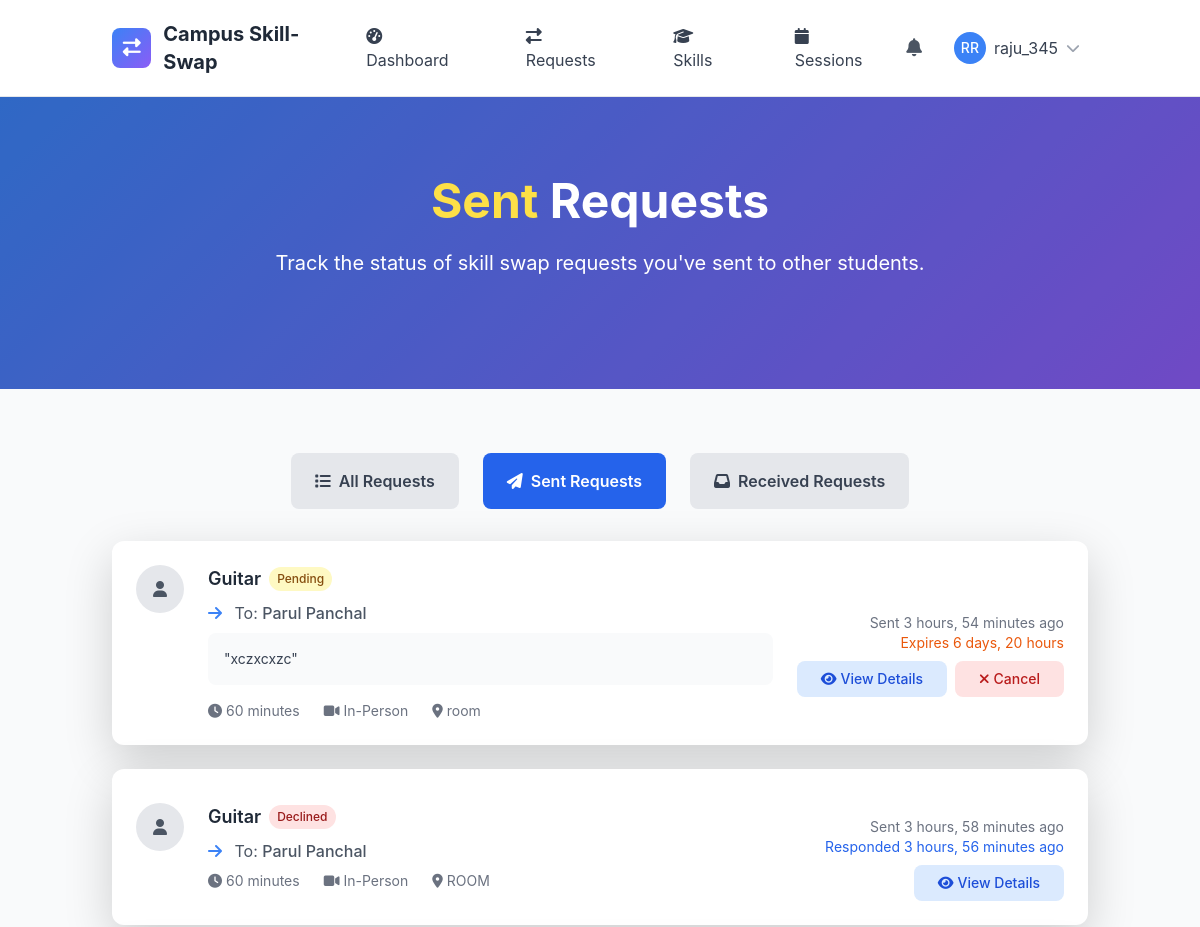
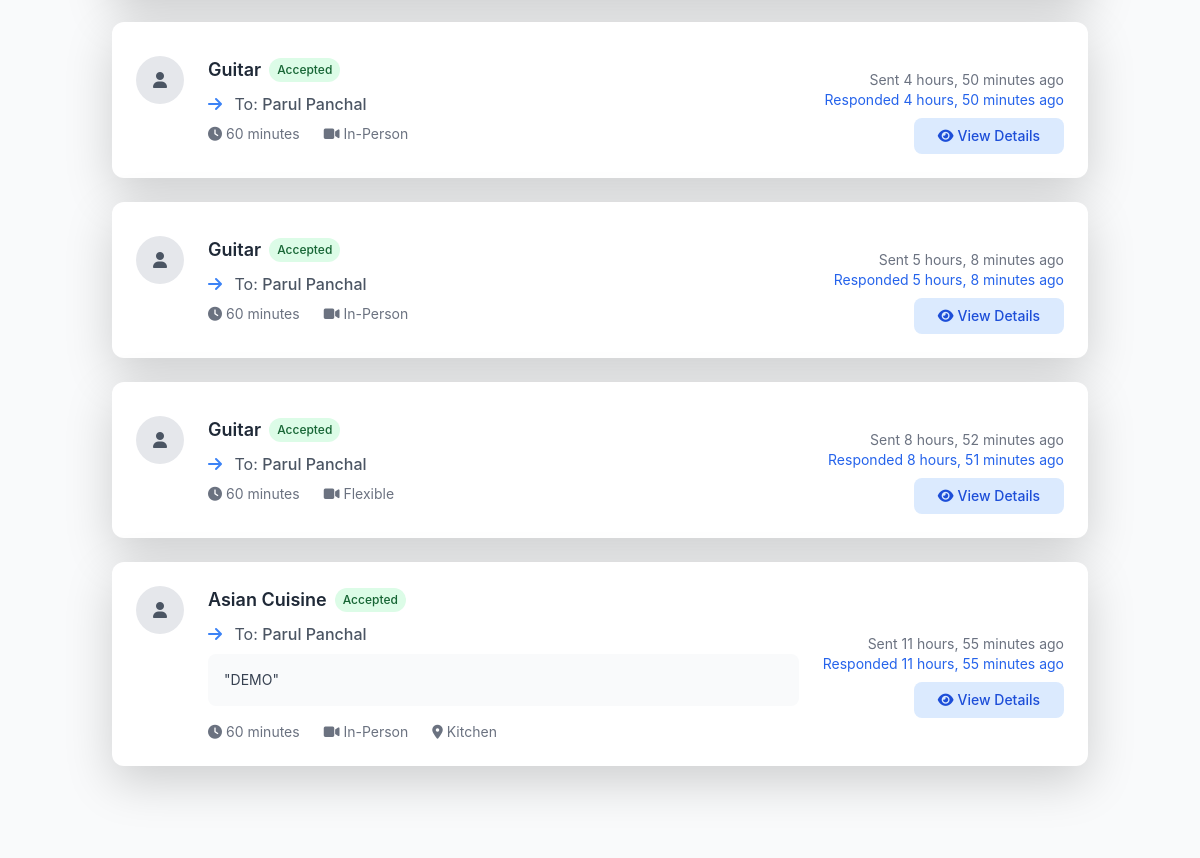
/sessions/requests/sent/ (signed in), run on the app's committed database (2 pictures, top to bottom).
### skill_sessions/models.py (models this page shows, shortened)
class SkillSwapRequest(models.Model):
    STATUS_CHOICES = [
        ('pending', 'Pending'),
        ('accepted', 'Accepted'),
        ('declined', 'Declined'),
        ('cancelled', 'Cancelled'),
        ('expired', 'Expired'),
    ]
    requester = models.ForeignKey(User, on_delete=models.CASCADE, related_name='sent_requests')
    recipient = models.ForeignKey(User, on_delete=models.CASCADE, related_name='received_requests')
    offered_skill = models.ForeignKey(OfferedSkill, on_delete=models.CASCADE, related_name='swap_requests')
    desired_skill = models.ForeignKey(DesiredSkill, on_delete=models.CASCADE, related_name='swap_requests', null=True, blank=True)
    status = models.CharField(max_length=20, choices=STATUS_CHOICES, default='pending')
    message = models.TextField(blank=True, help_text="Personal message from the requester")
    proposed_duration = models.PositiveIntegerField(default=60, help_text="Proposed session duration in minutes")
    proposed_format = models.CharField(max_length=20, choices=[
        ('online', 'Online'),
        ('in_person', 'In-Person'),
        ('flexible', 'Flexible'),
    ], default='flexible')
    proposed_location = models.CharField(max_length=200, blank=True, help_text="For in-person sessions")
    created_at = models.DateTimeField(auto_now_add=True)
    updated_at = models.DateTimeField(auto_now=True)
    expires_at = models.DateTimeField()
    responded_at = models.DateTimeField(null=True, blank=True)
    response_message = models.TextField(blank=True)
    class Meta:
        ordering = ['-created_at']
        db_table = 'swaprequest'

### skills/models.py (models this page shows, shortened)
class OfferedSkill(models.Model):
    PROFICIENCY_LEVELS = [
        ('beginner', 'Beginner'),
        ('intermediate', 'Intermediate'),
        ('advanced', 'Advanced'),
        ('expert', 'Expert'),
    ]
    user = models.ForeignKey(User, on_delete=models.CASCADE, related_name='offered_skills')
    skill = models.ForeignKey(Skill, on_delete=models.CASCADE, related_name='offered_by_users')
    proficiency_level = models.CharField(max_length=20, choices=PROFICIENCY_LEVELS)
    description = models.TextField(blank=True, help_text="Describe your experience with this skill")
    years_of_experience = models.PositiveIntegerField(default=0)
    is_active = models.BooleanField(default=True)
    teaching_preference = models.CharField(max_length=20, choices=[
        ('online', 'Online Only'),
        ('in_person', 'In-Person Only'),
        ('both', 'Both Online and In-Person'),
    ], default='both')
    max_students_per_session = models.PositiveIntegerField(default=1)
    created_at = models.DateTimeField(auto_now_add=True)
    updated_at = models.DateTimeField(auto_now=True)
    total_sessions = models.PositiveIntegerField(default=0)
    average_rating = models.FloatField(default=0.0)
    class Meta:
        ordering = ['-created_at']
        unique_together = ['user', 'skill']
        db_table = 'offeredskill'

class Skill(models.Model):
    name = models.CharField(max_length=100)
    category = models.ForeignKey(SkillCategory, on_delete=models.CASCADE, related_name='skills')
    description = models.TextField(blank=True)
    is_popular = models.BooleanField(default=False)
    created_at = models.DateTimeField(auto_now_add=True)
    updated_at = models.DateTimeField(auto_now=True)
    class Meta:
        ordering = ['category__name', 'name']
        unique_together = ['name', 'category']

### skill_sessions/views.py (the view)
# urls.py: path('requests/sent/', views.SentRequestListView.as_view(), name='sent_requests'),
class SentRequestListView(LoginRequiredMixin, ListView):
    model = SkillSwapRequest
    template_name = 'skill_sessions/sent_requests.html'
    context_object_name = 'requests'
    def get_queryset(self):
        return SkillSwapRequest.objects.filter(
            requester=self.request.user
        ).select_related('recipient', 'offered_skill')

### templates/skill_sessions/sent_requests.html (shortened to what this page needs)
{% extends 'base.html' %}
{% load static %}
{% block content %}
<section class="gradient-bg relative overflow-hidden">
    <div class="absolute inset-0 bg-black opacity-20"></div>
    <div class="relative container mx-auto px-4 py-20">
        <div class="text-center text-white">
            <h1 class="text-4xl lg:text-5xl font-bold mb-6 leading-tight">
                <span class="text-yellow-300">Sent</span> Requests
            </h1>
            <p class="text-lg lg:text-xl mb-8 max-w-3xl mx-auto">
                Track the status of skill swap requests you've sent to other students.
            </p>
        </div>
    </div>
</section>
<section class="py-16 bg-gray-50">
    <div class="container mx-auto px-4">
        <div class="mb-8">
            <div class="flex flex-wrap gap-4 justify-center">
                <a href="{% url 'skill_sessions:request_list' %}"
                   class="px-6 py-3 bg-gray-200 text-gray-700 rounded-lg font-semibold hover:bg-gray-300 transition-colors">
                    <i class="fas fa-list mr-2"></i>All Requests
                </a>
                <a href="{% url 'skill_sessions:sent_requests' %}"
                   class="px-6 py-3 bg-blue-600 text-white rounded-lg font-semibold hover:bg-blue-700 transition-colors">
                    <i class="fas fa-paper-plane mr-2"></i>Sent Requests
                </a>
                <a href="{% url 'skill_sessions:received_requests' %}"
                   class="px-6 py-3 bg-gray-200 text-gray-700 rounded-lg font-semibold hover:bg-gray-300 transition-colors">
                    <i class="fas fa-inbox mr-2"></i>Received Requests
                </a>
            </div>
        </div>
        {% if requests %}
            <div class="space-y-6">
                {% for request in requests %}
                    <div class="bg-white rounded-xl shadow-lg p-6 hover:shadow-xl transition-shadow">
                        <div class="flex flex-col lg:flex-row lg:items-center lg:justify-between">
                            <div class="flex-1">
                                <div class="flex items-start gap-4">
                                    <div class="w-12 h-12 bg-gray-200 rounded-full flex items-center justify-center">
                                        {% if request.recipient.profile.profile_picture %}
                                            <img src="{{ request.recipient.profile.profile_picture.url }}"
                                                 alt="{{ request.recipient.username }}"
                                                 class="w-12 h-12 rounded-full object-cover">
                                        {% else %}
                                            <i class="fas fa-user text-gray-600"></i>
                                        {% endif %}
                                    </div>
                                    <div class="flex-1">
                                        <div class="flex items-center gap-2 mb-2">
                                            <h3 class="text-lg font-semibold text-gray-800">
                                                {{ request.offered_skill.skill.name }}
                                            </h3>
                                            <span class="px-2 py-1 text-xs font-medium rounded-full
                                                {% if request.status == 'pending' %}bg-yellow-100 text-yellow-800
                                                {% elif request.status == 'accepted' %}bg-green-100 text-green-800
                                                {% elif request.status == 'declined' %}bg-red-100 text-red-800
                                                {% else %}bg-gray-100 text-gray-800{% endif %}">
                                                {{ request.get_status_display }}
                                            </span>
                                        </div>
                                        <p class="text-gray-600 mb-2">
                                            <i class="fas fa-arrow-right text-blue-500 mr-2"></i>
                                            To: <span class="font-medium">{{ request.recipient.get_full_name|default:request.recipient.username }}</span>
                                        </p>
                                        {% if request.message %}
                                            <p class="text-gray-700 text-sm bg-gray-50 p-3 rounded-lg mb-3">
                                                "{{ request.message }}"
                                            </p>
                                        {% endif %}
                                        <div class="flex flex-wrap gap-4 text-sm text-gray-500">
                                            <span><i class="fas fa-clock mr-1"></i>{{ request.proposed_duration }} minutes</span>
                                            <span><i class="fas fa-{{ request.proposed_format|yesno:'video,map-marker' }} mr-1"></i>{{ request.get_proposed_format_display }}</span>
                                            {% if request.proposed_location %}
                                                <span><i class="fas fa-location-dot mr-1"></i>{{ request.proposed_location }}</span>
                                            {% endif %}
                                        </div>
                                    </div>
                                </div>
                            </div>
                            <div class="mt-4 lg:mt-0 lg:ml-6 flex flex-col items-end gap-2">
                                <div class="text-sm text-gray-500 text-right">
                                    <div>Sent {{ request.created_at|timesince }} ago</div>
                                    {% if request.responded_at %}
                                        <div class="text-blue-600">
                                            Responded {{ request.responded_at|timesince }} ago
                                        </div>
                                    {% elif request.expires_at %}
                                        <div class="text-orange-600">
                                            Expires {{ request.expires_at|timeuntil }}
                                        </div>
                                    {% endif %}
                                </div>
                                <div class="flex gap-2">
                                    <a href="{% url 'skill_sessions:request_detail' request.pk %}"
                                       class="px-4 py-2 bg-blue-100 text-blue-700 rounded-lg text-sm font-medium hover:bg-blue-200 transition-colors">
                                        <i class="fas fa-eye mr-1"></i>View Details
                                    </a>
                                    {% if request.status == 'pending' %}
                                        <a href="{% url 'skill_sessions:request_cancel' request.pk %}"
                                           class="px-4 py-2 bg-red-100 text-red-700 rounded-lg text-sm font-medium hover:bg-red-200 transition-colors"
                                           onclick="return confirm('Are you sure you want to cancel this request?')">
                                            <i class="fas fa-times mr-1"></i>Cancel
                                        </a>
                                    {% endif %}
                                </div>
                            </div>
                        </div>
                    </div>
                {% endfor %}
            </div>
        {% endif %}
    </div>
</section>
{% endblock %}

### templates/base.html (shortened to what this page needs)
{% load static %}
<!DOCTYPE html>
<html lang="en" class="h-full">
<head>
    <script src="https://cdn.tailwindcss.com"></script>
    <link href="https://cdn.jsdelivr.net/npm/bootstrap@5.3.2/dist/css/bootstrap.min.css" rel="stylesheet">
    <link rel="stylesheet" href="https://cdnjs.cloudflare.com/ajax/libs/font-awesome/6.5.1/css/all.min.css">
</head>
<body class="bg-gray-50 h-full">
    <nav class="bg-white shadow-lg border-b">
        <div class="container mx-auto px-4">
            <div class="flex justify-between items-center py-3">
                <div class="flex items-center space-x-3">
                    <div class="w-10 h-10 gradient-bg rounded-lg flex items-center justify-center">
                        <i class="fas fa-exchange-alt text-white text-lg"></i>
                    </div>
                    <a href="{% url 'core:home' %}" class="text-xl font-bold text-gray-800 hover:text-blue-600 transition-colors">
                        Campus Skill-Swap
                    </a>
                </div>
                <div class="hidden md:flex items-center space-x-6">
                    {% if user.is_authenticated %}
                        <a href="{% url 'core:dashboard' %}" class="nav-link px-3 py-2 text-gray-700 hover:text-blue-600 transition-colors">
                            <i class="fas fa-tachometer-alt mr-2"></i>Dashboard
                        </a>
                        <a href="{% url 'skill_sessions:request_list' %}" class="nav-link px-3 py-2 text-gray-700 hover:text-blue-600 transition-colors">
                            <i class="fas fa-exchange-alt mr-2"></i>Requests
                        </a>
                        <a href="{% url 'skills:skill_list' %}" class="nav-link px-3 py-2 text-gray-700 hover:text-blue-600 transition-colors">
                            <i class="fas fa-graduation-cap mr-2"></i>Skills
                        </a>
                        <a href="{% url 'skill_sessions:session_management' %}" class="nav-link px-3 py-2 text-gray-700 hover:text-blue-600 transition-colors">
                            <i class="fas fa-calendar mr-2"></i>Sessions
                        </a>
                    {% endif %}
                </div>
                <div class="flex items-center space-x-4">
                    {% if user.is_authenticated %}
                        <div class="relative">
                            <button id="notificationBtn" class="relative p-2 text-gray-600 hover:text-blue-600 transition-colors">
                                <i class="fas fa-bell text-lg"></i>
                            </button>
                        </div>
                        <div class="relative">
                            <button id="userMenuBtn" class="flex items-center space-x-2 p-2 rounded-lg hover:bg-gray-100 transition-colors">
                                {% if user.profile.profile_picture %}
                                    <img src="{{ user.profile.profile_picture.url }}" alt="Profile" class="w-8 h-8 rounded-full">
                                {% else %}
                                    <div class="w-8 h-8 bg-blue-500 rounded-full flex items-center justify-center">
                                        <span class="text-white text-sm font-medium">{{ user.first_name|first|upper }}{{ user.last_name|first|upper }}</span>
                                    </div>
                                {% endif %}
                                <span class="hidden md:block text-gray-700">{{ user.username}}</span>
                                <i class="fas fa-chevron-down text-gray-400 text-sm"></i>
                            </button>
                        </div>
                    {% endif %}
                </div>
            </div>
        </div>
    </nav>
    <main class="min-h-screen">
        {% block content %}{% endblock %}
    </main>
</body>
</html>

### templates/base.html (style rules this page uses)
:root { --primary-color: #3B82F6; --secondary-color: #10B981; --accent-color: #8B5CF6; --warning-color: #F59E0B; --danger-color: #EF4444; }
body { font-family: 'Inter', -apple-system, BlinkMacSystemFont, sans-serif; }
.gradient-bg { background: linear-gradient(135deg, var(--primary-color) 0%, var(--accent-color) 100%); }

### data on the page
SkillSwapRequest: offered_skill.skill.name "Guitar", status "Pending", recipient.get_full_name "Parul Panchal", message "xczxcxzc", proposed_duration "60", proposed_format "In-Person", proposed_location "room", created_at "3 hours, 54 minutes", expires_at "6 days, 20 hours", shows "Cancel"
SkillSwapRequest: offered_skill.skill.name "Guitar", status "Declined", recipient.get_full_name "Parul Panchal", proposed_duration "60", proposed_format "In-Person", proposed_location "ROOM", created_at "3 hours, 58 minutes", responded_at "3 hours, 56 minutes"
SkillSwapRequest: offered_skill.skill.name "Guitar", status "Accepted", recipient.get_full_name "Parul Panchal", proposed_duration "60", proposed_format "In-Person", created_at "4 hours, 50 minutes", responded_at "4 hours, 50 minutes"
SkillSwapRequest: offered_skill.skill.name "Guitar", status "Accepted", recipient.get_full_name "Parul Panchal", proposed_duration "60", proposed_format "In-Person", created_at "5 hours, 8 minutes", responded_at "5 hours, 8 minutes"
SkillSwapRequest: offered_skill.skill.name "Guitar", status "Accepted", recipient.get_full_name "Parul Panchal", proposed_duration "60", proposed_format "Flexible", created_at "8 hours, 52 minutes", responded_at "8 hours, 51 minutes"
SkillSwapRequest: offered_skill.skill.name "Asian Cuisine", status "Accepted", recipient.get_full_name "Parul Panchal", message "DEMO", proposed_duration "60", proposed_format "In-Person", proposed_location "Kitchen", created_at "11 hours, 55 minutes", responded_at "11 hours, 55 minutes"

### other printed values
{{ user.first_name|first|upper }} "R"
{{ user.last_name|first|upper }} "R"
{{ user.username }} "raju_345"
